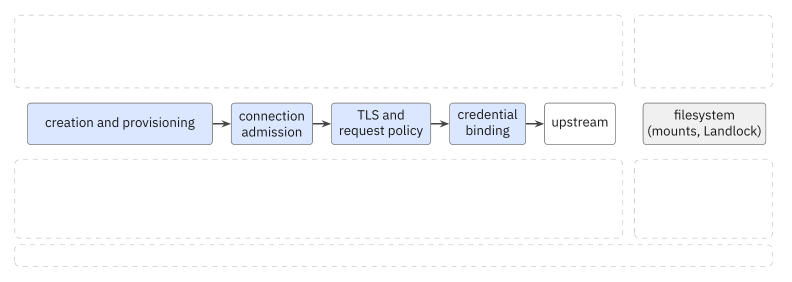
#> input picture lecture-6--2026-10-16/slides/figures/r6b/diagnosis-1.png, 1583 x 564 px, given in place of diagnosis-1.png-1.png, which was not available (shown at 1/2 size)
$ python -i patch-r6b.py   (imports and definitions only)
#> lines starting #> are read from the running program, lines starting #| are printed output that depends on the picture; after the words box and inside, x2 and y2 are one past the last pixel; in counts of white or black regions, pixels touching at a corner belong together
#!/usr/bin/env python3
"""Lecture 6 (2026-10-16), pass two: the OpenShell guide's figures on the OpenShell slides, and a diagnosis build.

Rahul, 2026-10-15 evening: "Read the openshell docs html and bring that in to the slides." The guide is openshell/openshell-guide.html
(commit be7af99); its figures were redrawn as four-stage builds in figures/r6b/src and rendered to figures/r6b/<name>-<k>.png. This patch
runs on the output of patch-r6.py (pass one, 164 slides) and
  1. puts a figure under the body text of each OpenShell build that can hold one, a stage per click, the closing box under the figure,
  2. adds the four-click build "Diagnose by the boundary that failed." after "Limits of OpenShell enforcement",
  3. renumbers: every slide-jump link text follows its target, and every slide number in the notes that names a slide at or after the
     insertion moves by the four new slides ("the removed slide N" names a slide of the 416-slide lecture 5 deck and stays).
A figure that cannot sit under its build's text (another object holds the band, or it would shrink below MIN_SCALE) is skipped and
logged, and its build keeps Rahul's geometry and text. Rahul's slide text never moves by default. Rahul's notes keep every paragraph
and run as he saved them; the patch only adds paragraphs around them.

usage:  SRC=<pass one> OUT=<pass two> [MEASURES=<json from tools-r3/measure-ppt.py of a previous OUT>] [MOVE=<title>:<k>[,<k>];...] \
        uv run --no-project --python 3.12 --with python-pptx,lxml,pillow python patch-r6b.py
Without MEASURES each figure sits at a first-pass top; with PowerPoint's measurements of the first pass's output, a second run places
each figure 3 pt under the measured body text and each closing box under the figure. Both runs start from SRC, and both take the
same MOVE. MOVE moves a build's paragraphs (0-based) from the slide to the top of its notes so that a skipped figure fits; it is for
a run Rahul has asked for. OFFERED_MOVES lists the two tested offers, with the opening words each paragraph must have:
  MOVE="OpenShell sandboxes an unmodified agent.:1,3"     runtime-startup at 95 percent
  MOVE="OpenShell governs each sandbox on its own.:2"     interceptors at 81 percent
Both together: MOVE="OpenShell sandboxes an unmodified agent.:1,3;OpenShell governs each sandbox on its own.:2". A reference-line
entry whose marker leaves the slide with a moved paragraph goes to the notes with it.
"""
import copy
import importlib.util
import json
import os
import re

from lxml import etree
from PIL import Image, ImageChops
from pptx import Presentation
from pptx.oxml.ns import qn

# [1 line that did not run here, left out]
# [1 line that did not run here, left out]
# [1 line not run here, left out]
HERE = os.path.dirname(os.path.abspath(__file__))
FIG = os.path.join(HERE, "figures", "r6b")
LOG = []

# patch-r3.py's helpers and constants, imported rather than copied (its module code only reads the environment)
# [2 lines not run here, left out]
_spec = importlib.util.spec_from_file_location("patch_r3", os.path.join(HERE, "patch-r3.py"))
r3 = importlib.util.module_from_spec(_spec)
# [1 line not run here, left out]
# [1 line that did not run here, left out]
# [1 line that did not run here, left out]
# [1 line that did not run here, left out]

COL_LEFT, COL_WIDTH = 320040, 6016752
COL_AXIS = COL_LEFT + COL_WIDTH // 2
MIN_SCALE = 0.8           # the brief: a figure shrinks around its top centre, never below 80 percent
DECK_SCALE = 0.9          # lectures/CLAUDE.md: a figure shrinks to 90 percent before the gap under it does
FIRST_TOP = 2743200       # the first pass's figure top, before any measurement
PAD_PX = 7                # 2 pt at 240 dpi: the deck style's border, kept around a figure's drawn extent
NAVY = "28285E"


def log(msg):
    LOG.append(msg)
    print(msg)


# ----------------------------------------------------------------------------------------------- figures
# build title -> (figure, guide chapter, the notes' talking points per stage). The talking points restate the figure's labels, which
# figures/r6b/src/<name>.tikz takes from the guide at be7af99.
FIGURES = {
    "OpenShell sandboxes an unmodified agent.": ("runtime-startup", 7, [
        "The operator's agent image runs unmodified. Once the boundary is provisioned, attached and confirmed and networking is "
        "prepared, the sandbox runtime's launcher thread starts each child.",
        "Each child gives up privilege first: non-root user and group IDs, every capability set dropped, and no_new_privs, a one-way "
        "setting.",
        "The Landlock baseline (ABI v3 or newer, which covers truncation) protects the private /.openshell hierarchy. The user's "
        "filesystem policy is layered above it, so an access must satisfy both.",
        "Seccomp: the network filter sits on the launcher thread and each child inherits it; the child adds its system-call and "
        "self-protection filters, then executes the agent's command, and the supervisor manages the running workload."]),
    "OpenShell policy schema": ("request-enforcement", 9, [
        "Connection admission: the destination's host and port, and the binary's identity.",
        "The request rule on a rest endpoint: method and path; audit logs a violation and lets the request through, enforce blocks it.",
        "Credential binding: only the authorized host, port and path admit the placeholder's substitution.",
        "Middleware may inspect, deny or transform the request before the credential is used; the upstream connection is a separate "
        "verified TLS connection."]),
    "A denied request is recorded for approval.": ("policy-review", 12, [
        "A request is denied, and a narrow rule is drafted, by the supervisor's mapper or through the policy advisor.",
        "The gateway validates the candidate effective policy and the prover reports any new findings; a review token binds this "
        "evaluation to the policy and provider state.",
        "The proposal waits for review, or automatic approval accepts it when there is no new finding and no destination flag; the "
        "approved revision is saved.",
        "The supervisor loads the revision and the workload retries the request. Approval and storage alone do not show that the "
        "revision is loaded."]),
    "Sentry watches from outside the host.": ("network-request", 8, [
        "The workload tool calls connect(); the kernel pauses the call and hands it to the sandbox broker, inside the sandbox.",
        "The supervisor, outside the sandbox, receives the destination with the observed socket and executable evidence, and admits "
        "the TCP connection by host and port, binary and policy generation.",
        "If credentials apply, the supervisor substitutes or signs them, and the connection goes upstream.",
        "Sentry, a BlueField-4 processor on the network path outside the host, watches that traffic and can quarantine the agent; it "
        "never sees a local file read. The figure draws the allowed path only."]),
    "OpenShell governs each sandbox on its own.": ("interceptors", 6, [
        "A create request reaches the gateway, which authenticates it, decodes the permitted operation view, and runs "
        "modify_operation, validate, the normal handler and the post_commit observation.",
        "At creation, an interceptor supplies the approved policy and the provider attachments.",
        "Validation bindings guard every API operation that could weaken the policy later.",
        "Agent identity, agent-to-agent governance and cross-sandbox communication lie outside OpenShell's scope, as Tigera's analysis "
        "puts it."]),
}
STAGES = 4

# Paragraphs that could leave the slide for the notes so that a skipped figure fits (0-based, as Rahul saved them), each with the
# words it must open with. Only background, examples or a paragraph the closing box does not rest on is offered. Nothing moves unless
# MOVE names it: the brief does not authorize moving Rahul's text, so a build whose figure does not fit is skipped and offered.
OFFERED_MOVES = {
    "OpenShell sandboxes an unmodified agent.": {
        1: "NVIDIA announced OpenShell at GTC on March 16, 2026,",      # the announcement history, with the slide's only [2]
        3: "One agent, one sandbox:",                                   # the create command
    },
    "OpenShell governs each sandbox on its own.": {
        2: "Graduated enforcement.",                                    # the AgentKernel comparison, with the link to its slide
    },
}
MOVE_TO_NOTES = {}
# [3 lines not run here, left out]

# ----------------------------------------------------------------------------------------------- the new build
AFTER = "Limits of OpenShell enforcement"
TEMPLATE = "OpenShell sandboxes an unmodified agent."
NEW_TITLE = "Diagnose by the boundary that failed."
LEAD_IN = "A failed request names an unresolved condition, not a policy that is too strict."
# (bold lead, rest, click that reveals it). The brief's three sentences take ten lines at 12 pt and leave the figure under half its
# width; the slide carries them as one line each and the notes carry them in full.
BULLETS = [
    ("A request can stop", " at any boundary, from its creation to the filesystem.", 1),
    ("Each boundary records", " its own evidence: an error, an event or a result.", 3),
    ("The fix changes", " the narrowest responsible setting, then repeats the request.", 4),
]
NEW_BOX = "Diagnosis starts at the boundary that failed, with that boundary's own evidence. A timeout alone names nothing."
NEW_REF = ("[1] COMS E6998-019, OpenShell: Architecture, Enforcement, and Policy (the course's guide to commit be7af99), chapter 14. "
           "2026.")
NEW_NOTES = ("Chapter 14 of the guide. HW2 asks for the same discipline in the trace: a refused tool result names the place that "
             "refused it (refused_by), so a student reads the boundary, not the symptom. The chapter's table gives one row per "
             "observation; the figure lays the rows along the request path.\n\n"
             "Six boundaries can stop a request: creation, connection admission, TLS and request policy, credential binding, the "
             "upstream service, and the filesystem. Each boundary leaves its own evidence: the create handler's error, the denial "
             "event, the HTTP event and policy mode, the revision result, the path and process identity. The procedure: identify the "
             "exact command and sandbox, read the phase and the effective policy, find the event at that boundary, change the "
             "narrowest responsible setting, repeat the same request.")
NEW_STAGES = [
    "The boundaries in the order a request meets them: creation and provisioning, connection admission, TLS and request policy, "
    "credential binding, the upstream service. The filesystem stands apart.",
    "What the operator sees at each: creation rejected or stuck in Provisioning, connection denied, a connection that opens while "
    "the HTTP operation fails, a saved policy with unchanged behaviour, a failed file write.",
    "The next evidence at each: the RPC error and the create handler; conditions, driver events and supervisor logs; the denial "
    "event and the effective rules; the HTTP event, policy mode and endpoint binding, and the upstream status; the revision result "
    "and a fresh request; the path, process identity and creation policy.",
    "Change the narrowest responsible configuration, then repeat the same request.",
]


# ----------------------------------------------------------------------------------------------- helpers
# [4 lines left out: function build, not called in this run]


def body_of(slide):
    return next((sh for sh in slide.shapes if sh.name == "Content Placeholder 2"), None)


def title_shape(slide):
    return next(sh for sh in slide.shapes if sh.is_placeholder and sh.placeholder_format.idx == 0)


def banners(slide):
    return sorted([sh for sh in slide.shapes if is_banner(sh)], key=lambda sh: sh.top)


# [11 lines left out: function measured, not called in this run]


def text_bottom(prs, slide, shape):
    m = measured(prs, slide, shape)
    return int(round((m["ttop"] + m["theight"]) * EMU_PT)) if m and m.get("theight") is not None else None


def drop_if_unused(slide, rid):
    if rid and not slide._element.xpath(f"//*[@r:id='{rid}']"):
        slide.part.drop_rel(rid)


def stage_for(k, clicks):
    """Click k of a build shows stage min(k, 4), and its last click the complete figure."""
    return STAGES if k == clicks else min(k, STAGES)


def crop_box(name):
    """The union of the drawn extents of a figure's stages, plus PAD_PX: one rectangle for every stage, so nothing moves. The guide
    style renders an 8 pt white border; cropping it to the deck style's 2 pt makes the gaps the patch sets the gaps a viewer sees."""
#> called with name = 'figures/r6b/diagnosis-1.png'
    boxes, sizes = [], set()
    for k in range(1, STAGES + 1):
        im = Image.open(os.path.join(FIG, f"{name}-{k}.png")).convert("RGB")
#> im is the input picture: PIL image 1583x564 RGB; mean R, G, B 248.7, 249.6, 251.4
        sizes.add(im.size)
        diff = ImageChops.difference(im, Image.new("RGB", im.size, "white")).convert("L").point(lambda v: 255 if v > 6 else 0)
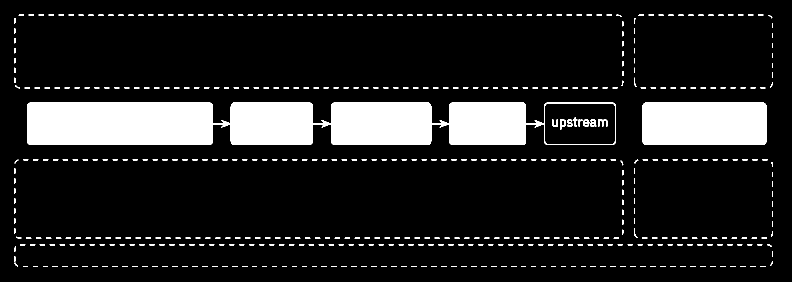
#> diff: PIL image 1583x564 L (shown at 1/2 size); 12.6% white; 522 white regions, largest, box (x1, y1, x2, y2) and area: (54, 205, 1232, 290) 77285, (1285, 205, 1533, 290) 21034, (1196, 239, 1215, 253) 149
        boxes.append(diff.getbbox())
#> pass 2 of the loop in crop_box, `for k in range(1, STAGES + 1):`:
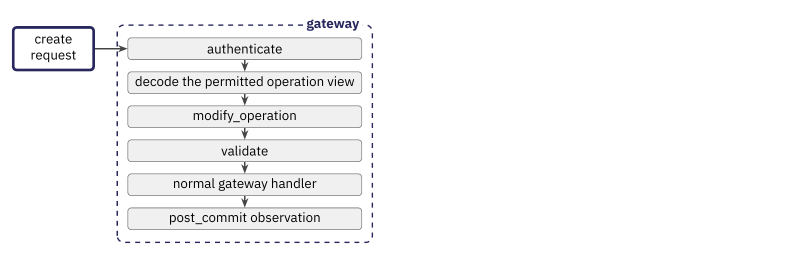
#> input picture lecture-6--2026-10-16/slides/figures/r6b/interceptors-1.png, 1583 x 526 px, given in place of diagnosis-1.png-2.png, which was not available (shown at 1/2 size)
#> in crop_box, im is the input picture: PIL image 1583x526 RGB; mean R, G, B 247.3, 247.3, 247.7
#> in crop_box, `diff = ImageChops.difference(im, Image.new("RGB", im.size, "white")).c..`:
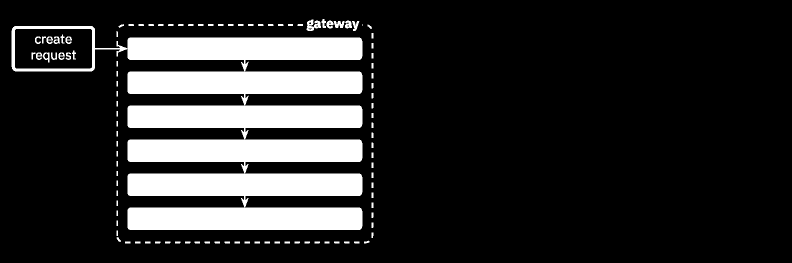
#> diff: PIL image 1583x526 L (shown at 1/2 size); 16.4% white; 107 white regions (1 under 20 px), largest, box (x1, y1, x2, y2) and area: (23, 52, 725, 460) 130697, (613, 39, 642, 62) 397, (667, 42, 689, 56) 209
    assert len(sizes) == 1, (name, sizes)
    (w, h), = sizes
    l, t = max(0, min(b[0] for b in boxes) - PAD_PX), max(0, min(b[1] for b in boxes) - PAD_PX)
    r, b = min(w, max(b[2] for b in boxes) + PAD_PX), min(h, max(b[3] for b in boxes) + PAD_PX)
    return (w, h), (l, t, r, b)


# [63 lines left out: functions stage_notes, notes_para, body_to_notes, extend_notes, not called in this run]


CITE_ENTRY = re.compile(r"\[(\d+)\] ")


# [266 lines left out: functions trim_citations, whiten, run, new_build, middle_band, place and 3 more, not called in this run]


# [2 lines not run here, left out]

#> (the run stopped early here; a loop or call above may not have finished)
